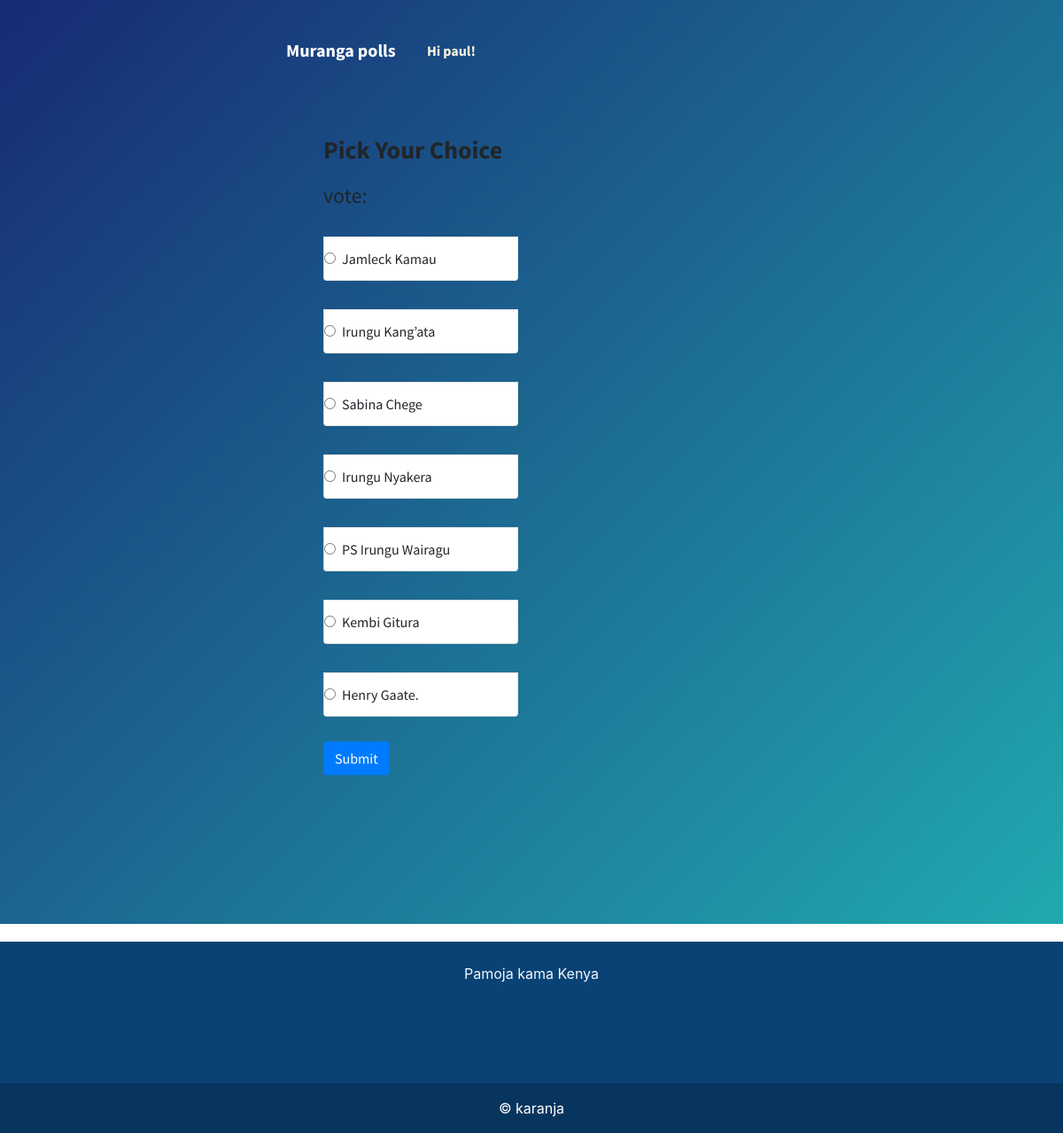
The page /polls/vote/1 (signed in) on the database its author committed.
### pollsapp/models.py (models this page shows, shortened)
class Question(models.Model):
    question = models.CharField(max_length=300)

class Choice(models.Model):
    question = models.ForeignKey(Question, on_delete=models.CASCADE, related_name='choices')
    option = models.CharField(max_length=100)
    vote = models.IntegerField(default=0)
    userid = models.CharField(max_length=20, unique=True)

### pollsapp/views.py (the view)
# urls.py: path('vote/<str:pk>', views.vote, name='vote'),
@login_required
def vote(request,pk):
  question = Question.objects.get(id=pk)
  options = question.choices.all()
  return render(request, 'vote.html', {'question':question, 'options':options})

### templates/vote.html (shortened to what this page needs)
<!DOCTYPE html>
<html>
<head>
    <link rel="stylesheet" href="https://cdnjs.cloudflare.com/ajax/libs/twitter-bootstrap/4.1.3/css/bootstrap.min.css">
    <link rel="stylesheet" href="https://cdnjs.cloudflare.com/ajax/libs/font-awesome/4.7.0/css/font-awesome.min.css">
    <link rel="stylesheet" href="assets/css/style.css">
</head>
<body>
    <div>
        <div class="header-blue">
            <nav class="navbar navbar-dark navbar-expand-md navigation-clean-search">
                <div class="container"><a class="navbar-brand" href="{% url 'index' %}">Muranga polls</a>
                    <div class="collapse navbar-collapse"
                        id="navcol-1">
                        <ul class="nav navbar-nav">
                        <form class="form-inline mr-auto" target="_self">
                          {% if user.is_authenticated %}
                          <a class="nav-link waves-effect" style="color: cornsilk;"><strong>
                          Hi {{ user.username }}!</strong>
                          </a>
                        {% else %}
                        <span class="navbar-text">
                           <a href="{% url 'login' %}" class="login">Log In</a>
                        </span>
                           <a class="btn btn-light action-button" role="button" href="{% url 'signup' %}">Sign Up</a></div>
                     {% endif %}
                        </form>
                </div>
            </nav>
            <div class="container hero">
                <div class="row">
                    <div class="col-12 col-lg-6 col-xl-5 offset-xl-1">
                            {% block content %}
                            <h3 style = "margin-bottom: 20px"><strong>Pick Your Choice</strong></h3>
                            <strong> <h4>  {{question.question}}:  </h4></strong>
                            <form method="POST" action=" {% url 'result' question.id %} ">
                            <ul class="list-group" style="margin:0px">
                                {% for option in options %}
                                <label>
                                  <br>
                                    <li class="list-group-item">
                                        <input class="form-check-input me-1" type="radio" name = 'choice' value="{{option.id}}" aria-label="...">
                                        {{option.option}}
                                    </li>
                                </label>
                                {% endfor %}
                            </ul>
                            <input type="submit" value = "Submit" class = 'btn btn-primary'>
                            </form>
                            {% endblock %}
                                <br><br>
                      </div>
                </div>
            </div>
        </div>
    </div>
    <section class="" style="text-align: center;">
      <footer class="text-center text-white" style="background-color: #0a4275;">
        <div class="container p-4 pb-0">
          <section class="">
            <p class="d-flex justify-content-center align-items-center">
              <span class="me-3" style="color: aliceblue;">Pamoja kama Kenya</span>
            </p>
          </section>
        </div>
        <br><br><br>
        <div class="text-center p-3" style="background-color: rgba(0, 0, 0, 0.2);">
          © karanja
        </div>
      </footer>
    </section>
</body>
</html>

### static/css/style.css (style rules this page uses)
* { padding: 0px; margin: 0px; box-sizing: border-box; }
.container { width: 50%; margin-top: 20px; }
.list-group { margin-top: 30px; }
.btn-primary { margin-top: 20px !important; }
label,li,input { cursor: pointer }

### templates/vote.html (style rules this page uses)
.header-blue { background:linear-gradient(135deg, #172a74, #21a9af); background-color:#184e8e; padding-bottom:80px; font-family:'Source Sans Pro', sans-serif; }
@media (min-width:768px) { .header-blue { padding-bottom:120px; } }
.header-blue .navbar { background:transparent; padding-top:.75rem; padding-bottom:.75rem; color:#fff; border-radius:0; box-shadow:none; border:none; }
@media (min-width:768px) { .header-blue .navbar { padding-top:1rem; padding-bottom:1rem; } }
.header-blue .navbar .navbar-brand { font-weight:bold; color:inherit; }
.header-blue .navbar .navbar-collapse { border-top:1px solid rgba(255,255,255,0.3); margin-top:.5rem; }
@media (min-width:768px) { .header-blue .navbar .navbar-collapse { border-color:transparent; margin:0; } }
@media (min-width: 768px) { .header-blue .navbar-nav .nav-link { padding-left:.7rem; padding-right:.7rem; } }
@media (min-width: 992px) { .header-blue .navbar-nav .nav-link { padding-left:1.2rem; padding-right:1.2rem; } }
.header-blue .hero { margin-top:20px; text-align:center; }
@media (min-width:768px) { .header-blue .hero { margin-top:60px; text-align:left; } }

### rows shown on the page
Question: question "vote"
Choice: option "Jamleck Kamau"
Choice: option "Irungu Kang’ata"
Choice: option "Sabina Chege"
Choice: option "Irungu Nyakera"
Choice: option "PS Irungu Wairagu"
Choice: option "Kembi Gitura"
Choice: option "Henry Gaate."

### other values the page prints
{{ user.username }} "paul"
